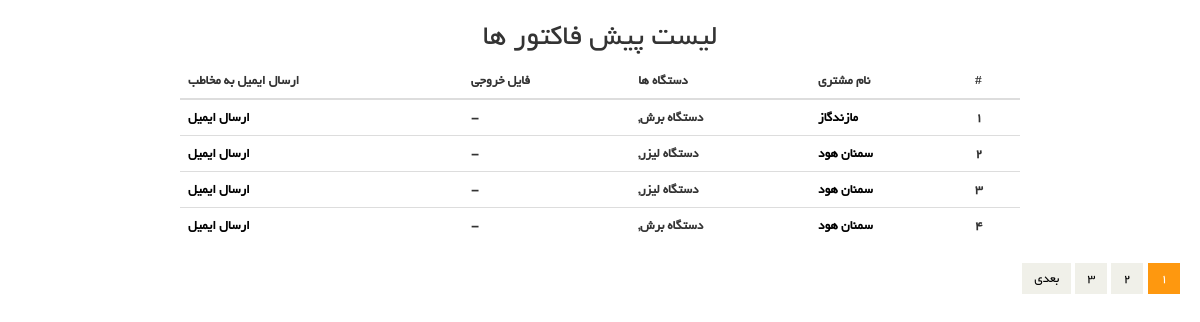
Screenshot of /listquote with the database file from the repository.
### quote/models.py (models this page shows, shortened)
class Quote(models.Model):
    organization = models.ForeignKey("organization.Organization", on_delete=models.PROTECT, verbose_name="سازمان")
    timestamp = models.DateTimeField(auto_now_add=True, verbose_name='تاریخ ثبت')
    creator = models.ForeignKey(get_user_model(), verbose_name='کاربر ثبت کننده', on_delete=models.CASCADE)
    tax = 9
    class Meta:
        verbose_name = 'پیش فاکتور'
        verbose_name_plural = 'پیش فاکتورها'

class QuoteItem(models.Model):
    quote = models.ForeignKey("Quote", on_delete=models.CASCADE, verbose_name='پیش فاکتور')
    product = models.ForeignKey('product.Product', on_delete=models.CASCADE, verbose_name="محصول")
    price = models.PositiveIntegerField(default=0, verbose_name='قیمت')
    number = models.PositiveIntegerField(default=1, validators=[MinValueValidator(1)], verbose_name='تعداد')
    discount = models.PositiveIntegerField(default=0, validators=[MaxValueValidator(100)], verbose_name='درصد تخفیف')
    class Meta:
        verbose_name = 'رکورد پیش فاکتور'
        verbose_name_plural = 'رکورد پیش فاکتورها'

### organization/models.py (models this page shows, shortened)
class Organization(models.Model):
    province_name = models.CharField(max_length=20, verbose_name='استان')
    organization_name = models.CharField(max_length=50, verbose_name='نام سازمان')
    organization_phone = models.CharField(max_length=11, verbose_name='شماره تلفن سازمان', unique=True)
    organization_staff = models.PositiveIntegerField(verbose_name='تعداد کارگران')
    organization_product = models.ManyToManyField(OrganizationProduct, verbose_name='محصولات تولیدی')
    personnel_name = models.CharField(max_length=50, verbose_name="نام و نام خانوادگی کارفرما")
    personnel_mobile = models.CharField(max_length=11, verbose_name='موبایل کارفرما')
    personnel_email = models.EmailField(verbose_name='ایمیل کارفرما', blank=True)
    timestamp = models.DateTimeField(auto_now_add=True, verbose_name='تاریخ ثبت')
    creator = models.ForeignKey(get_user_model(), verbose_name='کاربر ثبت کننده', on_delete=models.CASCADE)
    class Meta:
        unique_together = ['organization_name', 'creator']
        verbose_name = 'سازمان'
        verbose_name_plural = 'سازمانها'

### product/models.py (models this page shows, shortened)
class Product(models.Model):
    name = models.CharField(max_length=150, verbose_name='اسم محصول', null=True)
    price = models.PositiveIntegerField(verbose_name='قیمت')
    tax = models.BooleanField(default=False, verbose_name='مشمول مالیات')
    file_pdf = models.FileField(upload_to='Product/PDFs', verbose_name='کاتولوگ محصول', blank=True,
                                validators=[FileExtensionValidator(['pdf'])])
    file_image = models.ImageField(upload_to='Product/Images', verbose_name='تصویر محصول', blank=True)
    description = models.TextField(verbose_name='ویژگی های فنی')
    organization_product = models.ManyToManyField('organization.OrganizationProduct', blank=True,
                                                  verbose_name='قابل استفاده برای تولید محصولات تولیدی')
    class Meta:
        verbose_name = 'محصول'
        verbose_name_plural = 'محصولات'

### quote/views.py (the view)
# urls.py: path('listquote', ListQuotes.as_view(), name='list_quote'),
class ListQuotes(ListView):
    template_name = 'quote/list_quote.html'
    model = Quote
    paginate_by = 4

### templates/quote/list_quote.html (shortened to what this page needs)
{% extends 'shared/_MainLayout.html' %}
{% load i18n %}
{% block content %}
    <div class="text-center">
        <h2>لیست پیش فاکتور ها</h2>
    </div>
    <div class='text-white mt-lg-5' style="margin-left: 15%; margin-right: 15%;">
        <table class='table table-dark'>
            <thead>
            <tr>
                <th>#</th>
                <th>نام مشتری</th>
                <th>دستگاه ها</th>
                <th>فایل خروجی</th>
                <th>ارسال ایمیل به مخاطب</th>
            </tr>
            </thead>
            <tbody>
                {% for quote in object_list %}
                    <tr>
                        <th>{{forloop.counter}}</th>
                        <th>
                            <a href="#" style='text-decoration: none; color:black;'>{{quote.organization.organization_name}}</a>
                        </th>
                        <th>{% for item in quote.quoteitem_set.all %}{{ item.product.name }},{% endfor %}</th>
                        <th>
                            {% if quote.pdf_file %}
                                <button class='btn btn-success'>
                                    <a href="{{quote.pdf_file.url}}" style='text-decoration: none; color: white;'>دانلود</a>
                                </button>
                            {% else %}
                                -
                            {% endif %}
                        </th>
                        <th>
                            <a href="{% url 'quote:email_quote' quote.pk %}" style='text-decoration: none; color:black;'>ارسال ایمیل</a>
                        </th>
                    </tr>
                {% endfor %}
            </tbody>
        </table>
    </div>
                        <ul class="pagination">
                            {% for page in paginator.page_range %}
                                {% if page == page_obj.number %}
                                    <li class="active"><a href="?page={{ page }}">{{ page }}</a></li>
                                {% else %}
                                    <li><a href="?page={{ page }}">{{ page }}</a></li>
                                {% endif %}
                            {% endfor %}
                            {% if page_obj.has_next %}
                                <li><a href="?page={{ page_obj.next_page_number }}">بعدی</a></li>
                            {% endif %}
                        </ul>
{% endblock %}

### attach/css/main.css (style rules this page uses)
body { font-family: 'BYekan'; font-size: 10pt; position: relative; font-weight: normal; direction: rtl; }
ul li { list-style: none; }
a { -webkit-transition: 300ms; -moz-transition: 300ms; -o-transition: 300ms; transition: 300ms; }
h1, h2, h3, h4, h5, h6 { font-family: 'BYekan', sans-serif; }
.pagination { display: inline-block; margin-bottom: 25px; margin-top: 0; padding-right: 15px; }
.pagination li:first-child a, .pagination li:first-child span { border-bottom-left-radius: 0; border-top-left-radius: 0; margin-left: 0; }
.pagination li:last-child a, .pagination li:last-child span { border-bottom-right-radius: 0; border-top-right-radius: 0; }
.pagination .active a, .pagination .active span, .pagination .active a:hover, .pagination .active span:hover, .pagination .active a:focus, .pagination .active span:focus { background-color: #FE980F; border-color: #FE980F; color: #FFFFFF; cursor: default; z-index: 2; }
.pagination li a, .pagination li span { background-color: #f0f0e9; border: 0; float: left; line-height: 1.42857; margin-left: -1px; padding: 6px 12px; position: relative; text-decoration: none; margin-right: 5px; color:#000; }

### rows the page displays
Quote: organization.organization_name "مازندگاز"
QuoteItem: product.name "دستگاه برش"
Quote: organization.organization_name "سمنان هود"
QuoteItem: product.name "دستگاه لیزر"
Quote: organization.organization_name "سمنان هود"
QuoteItem: product.name "دستگاه لیزر"
Quote: organization.organization_name "سمنان هود"
QuoteItem: product.name "دستگاه برش"

### other values shown
{{ page }} "1"
{{ page }} "2" "3"
